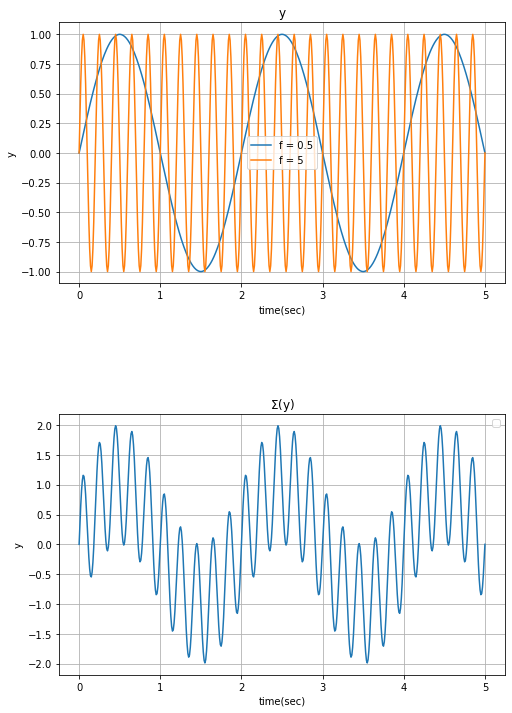

Recreate this plot in Python.
# Instructions
# Generate timedata from 0 to 5, 0.01 sec step
# def sinewave(). Input argument should be timedata, amplitude, frequency, phase and baseline, return y=sine()
# Compute two sinewaves (y=sin), 
# where, frequency = [0.5,5] / [Amp, phase, baseline] = [1, 0, 0]
# Plot these sinewaves in subplot(2,1,1)
# Add all of the two sinewaves and plot in subplot(2,1,2)

# Set axes labels, ticks accordingly (refer attached pdf file)
# Save figure as 'Task04-3_add_sinewaves_Yourname.pdf'
# Submit both your source code and figure pdf file

#%%
import numpy as np
import matplotlib.pyplot as plt

xdata_time = np.arange(0, 5.01, 0.01)
amp = 1
freq = [0.5, 5]
phase = 0
base = 0

def sinewave(time, amp, freq, phase, baseline):
    phase_rad = phase*np.pi/180
    y = amp * np.sin(2*np.pi * freq * time - phase_rad) + baseline
    return y

fig = plt.figure(figsize=(8, 12))
plt.subplots_adjust(wspace=0.5, hspace=0.5)

ax1 = plt.subplot(2,1,1)
ax1.set_title('y')
ax1.set_xlabel('time(sec)')
ax1.set_ylabel('y')
ax1.set_yticks(np.arange(-1, 1.1, 0.25))
ax1.grid()
ax1.plot(xdata_time, sinewave(xdata_time, amp, freq[0], phase, base), label = 'f = ' + str(freq[0]))
ax1.plot(xdata_time, sinewave(xdata_time, amp, freq[1], phase, base), label = 'f = ' + str(freq[1]))
ax1.legend()

ax2 = plt.subplot(2,1,2)
ax2.set_title(r'$\Sigma$' + '(y)')
ax2.set_xlabel('time(sec)')
ax2.set_ylabel('y')
ax2.set_yticks(np.arange(-2, 2.1, 0.5))
ax2.grid()
ax2.plot(xdata_time, sinewave(xdata_time, amp, freq[0], phase, base) + sinewave(xdata_time, amp, freq[1], phase, base))
ax2.legend()
# %%
